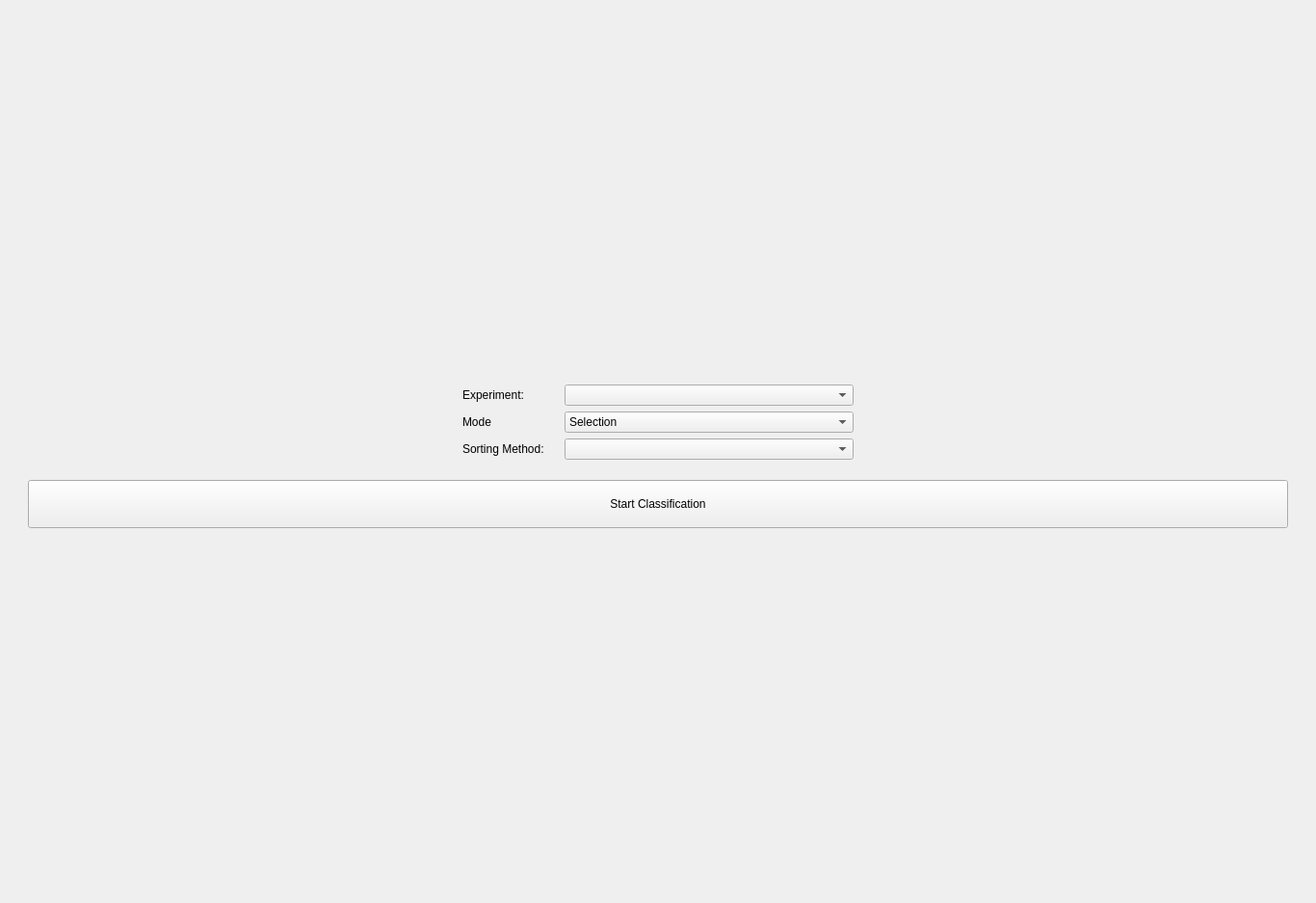
<?xml version="1.0" encoding="UTF-8"?>
<ui version="4.0">
 <class>Form</class>
 <widget class="QWidget" name="Form">
  <property name="geometry">
   <rect>
    <x>0</x>
    <y>0</y>
    <width>1366</width>
    <height>937</height>
   </rect>
  </property>
  <property name="windowTitle">
   <string>Form</string>
  </property>
  <layout class="QVBoxLayout" name="verticalLayout">
   <item>
    <widget class="QStackedWidget" name="stackedWidget">
     <property name="currentIndex">
      <number>0</number>
     </property>
     <widget class="QWidget" name="page">
      <layout class="QVBoxLayout" name="verticalLayout_2">
       <item>
        <spacer name="verticalSpacer_2">
         <property name="orientation">
          <enum>Qt::Vertical</enum>
         </property>
         <property name="sizeHint" stdset="0">
          <size>
           <width>20</width>
           <height>40</height>
          </size>
         </property>
        </spacer>
       </item>
       <item>
        <layout class="QHBoxLayout" name="horizontalLayout_5">
         <item>
          <widget class="QWidget" name="widget" native="true">
           <layout class="QVBoxLayout" name="verticalLayout_4">
            <property name="leftMargin">
             <number>9</number>
            </property>
            <property name="rightMargin">
             <number>9</number>
            </property>
            <item>
             <widget class="QWidget" name="widget_old" native="true">
              <layout class="QVBoxLayout" name="verticalLayout_7">
               <item>
                <layout class="QHBoxLayout" name="horizontalLayout">
                 <item>
                  <spacer name="horizontalSpacer">
                   <property name="orientation">
                    <enum>Qt::Horizontal</enum>
                   </property>
                   <property name="sizeHint" stdset="0">
                    <size>
                     <width>40</width>
                     <height>20</height>
                    </size>
                   </property>
                  </spacer>
                 </item>
                 <item>
                  <widget class="QLabel" name="label">
                   <property name="sizePolicy">
                    <sizepolicy hsizetype="Maximum" vsizetype="Preferred">
                     <horstretch>0</horstretch>
                     <verstretch>0</verstretch>
                    </sizepolicy>
                   </property>
                   <property name="minimumSize">
                    <size>
                     <width>100</width>
                     <height>0</height>
                    </size>
                   </property>
                   <property name="maximumSize">
                    <size>
                     <width>100</width>
                     <height>16777215</height>
                    </size>
                   </property>
                   <property name="text">
                    <string>Experiment:</string>
                   </property>
                  </widget>
                 </item>
                 <item>
                  <widget class="QComboBox" name="comboBox_Experiment">
                   <property name="minimumSize">
                    <size>
                     <width>300</width>
                     <height>0</height>
                    </size>
                   </property>
                  </widget>
                 </item>
                 <item>
                  <spacer name="horizontalSpacer_3">
                   <property name="orientation">
                    <enum>Qt::Horizontal</enum>
                   </property>
                   <property name="sizeHint" stdset="0">
                    <size>
                     <width>40</width>
                     <height>20</height>
                    </size>
                   </property>
                  </spacer>
                 </item>
                </layout>
               </item>
               <item>
                <layout class="QHBoxLayout" name="horizontalLayout_6">
                 <item>
                  <spacer name="horizontalSpacer_7">
                   <property name="orientation">
                    <enum>Qt::Horizontal</enum>
                   </property>
                   <property name="sizeHint" stdset="0">
                    <size>
                     <width>40</width>
                     <height>20</height>
                    </size>
                   </property>
                  </spacer>
                 </item>
                 <item>
                  <widget class="QLabel" name="label_3">
                   <property name="minimumSize">
                    <size>
                     <width>100</width>
                     <height>0</height>
                    </size>
                   </property>
                   <property name="text">
                    <string>Mode</string>
                   </property>
                  </widget>
                 </item>
                 <item>
                  <widget class="QComboBox" name="comboBox_ClassificationMode">
                   <property name="minimumSize">
                    <size>
                     <width>300</width>
                     <height>0</height>
                    </size>
                   </property>
                   <item>
                    <property name="text">
                     <string>Selection</string>
                    </property>
                   </item>
                   <item>
                    <property name="text">
                     <string>Sequential</string>
                    </property>
                   </item>
                  </widget>
                 </item>
                 <item>
                  <spacer name="horizontalSpacer_8">
                   <property name="orientation">
                    <enum>Qt::Horizontal</enum>
                   </property>
                   <property name="sizeHint" stdset="0">
                    <size>
                     <width>40</width>
                     <height>20</height>
                    </size>
                   </property>
                  </spacer>
                 </item>
                </layout>
               </item>
               <item>
                <layout class="QHBoxLayout" name="horizontalLayout_4">
                 <item>
                  <spacer name="horizontalSpacer_2">
                   <property name="orientation">
                    <enum>Qt::Horizontal</enum>
                   </property>
                   <property name="sizeHint" stdset="0">
                    <size>
                     <width>40</width>
                     <height>20</height>
                    </size>
                   </property>
                  </spacer>
                 </item>
                 <item>
                  <widget class="QLabel" name="label_2">
                   <property name="sizePolicy">
                    <sizepolicy hsizetype="Minimum" vsizetype="Preferred">
                     <horstretch>0</horstretch>
                     <verstretch>0</verstretch>
                    </sizepolicy>
                   </property>
                   <property name="minimumSize">
                    <size>
                     <width>100</width>
                     <height>0</height>
                    </size>
                   </property>
                   <property name="maximumSize">
                    <size>
                     <width>100</width>
                     <height>16777215</height>
                    </size>
                   </property>
                   <property name="text">
                    <string>Sorting Method:</string>
                   </property>
                  </widget>
                 </item>
                 <item>
                  <widget class="QComboBox" name="comboBox_Sorting">
                   <property name="minimumSize">
                    <size>
                     <width>300</width>
                     <height>0</height>
                    </size>
                   </property>
                  </widget>
                 </item>
                 <item>
                  <spacer name="horizontalSpacer_4">
                   <property name="orientation">
                    <enum>Qt::Horizontal</enum>
                   </property>
                   <property name="sizeHint" stdset="0">
                    <size>
                     <width>40</width>
                     <height>20</height>
                    </size>
                   </property>
                  </spacer>
                 </item>
                </layout>
               </item>
              </layout>
             </widget>
            </item>
            <item>
             <widget class="QWidget" name="widgetExperimentSelector" native="true">
              <layout class="QVBoxLayout" name="verticalLayout_6">
               <property name="leftMargin">
                <number>0</number>
               </property>
               <property name="topMargin">
                <number>0</number>
               </property>
               <property name="rightMargin">
                <number>0</number>
               </property>
               <property name="bottomMargin">
                <number>0</number>
               </property>
              </layout>
             </widget>
            </item>
            <item>
             <widget class="QPushButton" name="btn_StartClassification">
              <property name="minimumSize">
               <size>
                <width>0</width>
                <height>50</height>
               </size>
              </property>
              <property name="text">
               <string>Start Classification</string>
              </property>
             </widget>
            </item>
           </layout>
          </widget>
         </item>
        </layout>
       </item>
       <item>
        <spacer name="verticalSpacer">
         <property name="orientation">
          <enum>Qt::Vertical</enum>
         </property>
         <property name="sizeHint" stdset="0">
          <size>
           <width>20</width>
           <height>40</height>
          </size>
         </property>
        </spacer>
       </item>
      </layout>
     </widget>
     <widget class="QWidget" name="page_2">
      <layout class="QVBoxLayout" name="verticalLayout_3">
       <item>
        <layout class="QHBoxLayout" name="horizontalLayout_2">
         <item>
          <widget class="QPushButton" name="btn_Previous">
           <property name="sizePolicy">
            <sizepolicy hsizetype="Maximum" vsizetype="Fixed">
             <horstretch>0</horstretch>
             <verstretch>0</verstretch>
            </sizepolicy>
           </property>
           <property name="minimumSize">
            <size>
             <width>30</width>
             <height>30</height>
            </size>
           </property>
           <property name="maximumSize">
            <size>
             <width>80</width>
             <height>16777215</height>
            </size>
           </property>
           <property name="text">
            <string>Previous</string>
           </property>
          </widget>
         </item>
         <item>
          <widget class="QLabel" name="lbl_CurrentContainer">
           <property name="sizePolicy">
            <sizepolicy hsizetype="Preferred" vsizetype="Maximum">
             <horstretch>0</horstretch>
             <verstretch>0</verstretch>
            </sizepolicy>
           </property>
           <property name="text">
            <string>TextLabel</string>
           </property>
           <property name="alignment">
            <set>Qt::AlignCenter</set>
           </property>
          </widget>
         </item>
         <item>
          <widget class="QPushButton" name="btn_Next">
           <property name="sizePolicy">
            <sizepolicy hsizetype="Maximum" vsizetype="Fixed">
             <horstretch>0</horstretch>
             <verstretch>0</verstretch>
            </sizepolicy>
           </property>
           <property name="minimumSize">
            <size>
             <width>30</width>
             <height>30</height>
            </size>
           </property>
           <property name="maximumSize">
            <size>
             <width>80</width>
             <height>16777215</height>
            </size>
           </property>
           <property name="text">
            <string>Next</string>
           </property>
          </widget>
         </item>
        </layout>
       </item>
       <item>
        <widget class="QWidget" name="contentWidget" native="true">
         <property name="sizePolicy">
          <sizepolicy hsizetype="Preferred" vsizetype="Expanding">
           <horstretch>0</horstretch>
           <verstretch>0</verstretch>
          </sizepolicy>
         </property>
         <layout class="QVBoxLayout" name="verticalLayout_5"/>
        </widget>
       </item>
       <item>
        <layout class="QHBoxLayout" name="horizontalLayout_3">
         <item>
          <widget class="QPushButton" name="btn_StopClassification">
           <property name="text">
            <string>Stop Classification</string>
           </property>
          </widget>
         </item>
        </layout>
       </item>
      </layout>
     </widget>
    </widget>
   </item>
  </layout>
 </widget>
 <resources/>
 <connections/>
</ui>
